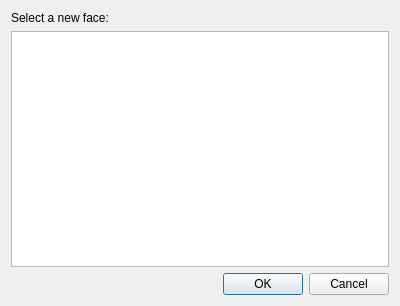
<?xml version="1.0" encoding="UTF-8"?>
<ui version="4.0">
 <class>faceDlg</class>
 <widget class="QWidget" name="faceDlg">
  <property name="geometry">
   <rect>
    <x>0</x>
    <y>0</y>
    <width>400</width>
    <height>306</height>
   </rect>
  </property>
  <property name="minimumSize">
   <size>
    <width>400</width>
    <height>199</height>
   </size>
  </property>
  <layout class="QGridLayout">
   <item row="0" column="0">
    <layout class="QVBoxLayout">
     <item>
      <widget class="QLabel" name="header">
       <property name="text">
        <string>Select a new face:</string>
       </property>
      </widget>
     </item>
     <item>
      <widget class="QListWidget" name="m_FacesWidget">
       <property name="iconSize">
        <size>
         <width>64</width>
         <height>64</height>
        </size>
       </property>
       <property name="resizeMode">
        <enum>QListView::Adjust</enum>
       </property>
       <property name="viewMode">
        <enum>QListView::IconMode</enum>
       </property>
      </widget>
     </item>
    </layout>
   </item>
   <item row="1" column="0">
    <widget class="QDialogButtonBox" name="buttonBox">
     <property name="standardButtons">
      <set>QDialogButtonBox::Cancel|QDialogButtonBox::Ok</set>
     </property>
    </widget>
   </item>
  </layout>
 </widget>
 <resources/>
 <connections/>
</ui>
